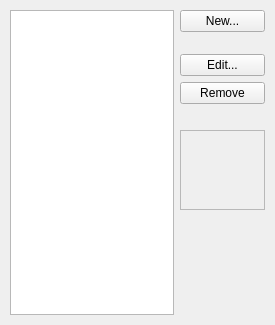
<ui version="4.0" >
 <class>FOVDialog</class>
 <widget class="QWidget" name="FOVDialog" >
  <property name="geometry" >
   <rect>
    <x>0</x>
    <y>0</y>
    <width>275</width>
    <height>325</height>
   </rect>
  </property>
  <property name="windowTitle" >
   <string>Edit FOV Symbols</string>
  </property>
  <layout class="QHBoxLayout" >
   <property name="spacing" >
    <number>6</number>
   </property>
   <property name="leftMargin" >
    <number>10</number>
   </property>
   <property name="topMargin" >
    <number>10</number>
   </property>
   <property name="rightMargin" >
    <number>10</number>
   </property>
   <property name="bottomMargin" >
    <number>10</number>
   </property>
   <item>
    <widget class="KListWidget" name="FOVListBox" />
   </item>
   <item>
    <layout class="QVBoxLayout" >
     <property name="spacing" >
      <number>6</number>
     </property>
     <property name="leftMargin" >
      <number>0</number>
     </property>
     <property name="topMargin" >
      <number>0</number>
     </property>
     <property name="rightMargin" >
      <number>0</number>
     </property>
     <property name="bottomMargin" >
      <number>0</number>
     </property>
     <item>
      <widget class="KPushButton" name="NewButton" >
       <property name="toolTip" >
        <string>Add a new FOV symbol</string>
       </property>
       <property name="whatsThis" >
        <string>Add a new field-of-view (FOV) symbol to the list.  You can define the size, shape, and color of the new symbol.</string>
       </property>
       <property name="text" >
        <string>New...</string>
       </property>
      </widget>
     </item>
     <item>
      <spacer>
       <property name="orientation" >
        <enum>Qt::Vertical</enum>
       </property>
       <property name="sizeType" >
        <enum>QSizePolicy::Fixed</enum>
       </property>
       <property name="sizeHint" >
        <size>
         <width>85</width>
         <height>16</height>
        </size>
       </property>
      </spacer>
     </item>
     <item>
      <widget class="KPushButton" name="EditButton" >
       <property name="toolTip" >
        <string>Modify the highlighted FOV symbol</string>
       </property>
       <property name="whatsThis" >
        <string>Press this button to modify the highlighted FOV symbol.  You can change its size, shape and color.</string>
       </property>
       <property name="text" >
        <string>Edit...</string>
       </property>
      </widget>
     </item>
     <item>
      <widget class="KPushButton" name="RemoveButton" >
       <property name="toolTip" >
        <string>Remove highlighted FOV symbol</string>
       </property>
       <property name="whatsThis" >
        <string>Press this button to remove the highlighted FOV symbol from the list.</string>
       </property>
       <property name="text" >
        <string>Remove</string>
       </property>
      </widget>
     </item>
     <item>
      <spacer>
       <property name="orientation" >
        <enum>Qt::Vertical</enum>
       </property>
       <property name="sizeType" >
        <enum>QSizePolicy::Fixed</enum>
       </property>
       <property name="sizeHint" >
        <size>
         <width>85</width>
         <height>20</height>
        </size>
       </property>
      </spacer>
     </item>
     <item>
      <widget class="FOVWidget" name="ViewBox" >
       <property name="minimumSize" >
        <size>
         <width>80</width>
         <height>80</height>
        </size>
       </property>
       <property name="frameShape" >
        <enum>QFrame::StyledPanel</enum>
       </property>
       <property name="frameShadow" >
        <enum>QFrame::Raised</enum>
       </property>
      </widget>
     </item>
     <item>
      <spacer>
       <property name="orientation" >
        <enum>Qt::Vertical</enum>
       </property>
       <property name="sizeType" >
        <enum>QSizePolicy::Expanding</enum>
       </property>
       <property name="sizeHint" >
        <size>
         <width>85</width>
         <height>126</height>
        </size>
       </property>
      </spacer>
     </item>
    </layout>
   </item>
  </layout>
 </widget>
  <customwidgets>
  <customwidget>
   <class>KListWidget</class>
   <extends>QListWidget</extends>
   <header>klistwidget.h</header>
  </customwidget>
  <customwidget>
   <class>KPushButton</class>
   <extends>QPushButton</extends>
   <header>kpushbutton.h</header>
  </customwidget>
  <customwidget>
   <class>FOVWidget</class>
   <extends>QFrame</extends>
   <header>widgets/fovwidget.h</header>
   <container>1</container>
  </customwidget>
 </customwidgets>
 <resources/>
 <connections/>
</ui>
